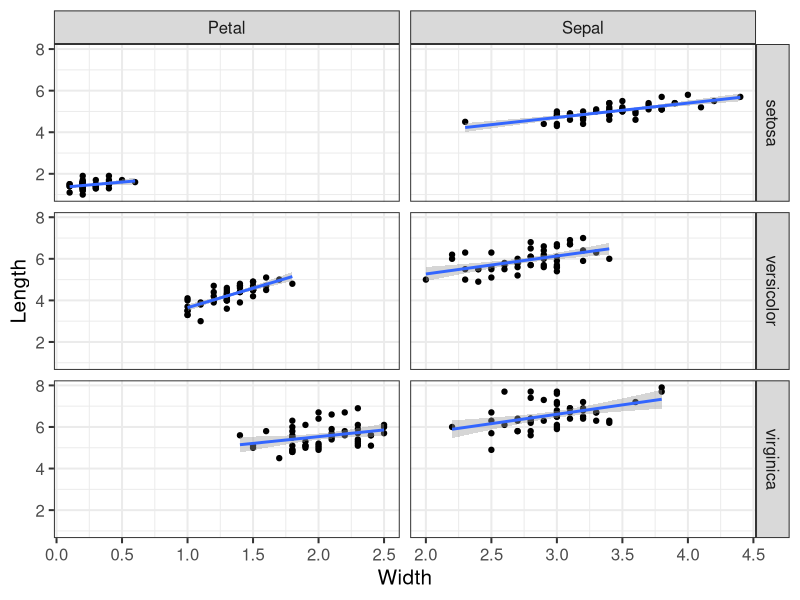

Source code (R):
## ---- chunk 1
#Load the iris data
data(iris)
#Load the ggplot2 library (used to produce the plot)
library(ggplot2)
#Load the reshape2 library (used to change the format of the dataframe)
library(reshape2)

#Reshape the data
#Add a column to keep track of the flower 
iris$flower_id<-rownames(iris)
#Put the data into a long format, defining the default id variables 
iris_melted<-melt(iris, id.vars=c("Species","flower_id"))
#Split the variable so we can get the information we need (Sepal/Petal, Length/Width)
split_variable<-strsplit(as.character(iris_melted$variable), split="\\.")
#Create two new variables from the split variable, flower_part and measurement_type
iris_melted$flower_part<-sapply(split_variable, "[", 1)
iris_melted$measurement_type<-sapply(split_variable, "[", 2)
#Remove the variable we don't need anymore
iris_melted$variable<-NULL
#Generate a table the lists the length and width of each flower part in the same row
iris_cast<-dcast(iris_melted, formula=flower_id+Species+flower_part~measurement_type)

#Describe the plot, add points, add free x-axis scales in the facet, add a regression line
my_plot<-ggplot(data=iris_cast, aes(x=Width, y=Length))+geom_point()+facet_grid(Species~flower_part, scale="free_x")+geom_smooth(method="lm")

#Display the final plot using the black and white theme
my_plot+theme_bw(base_size=15)
